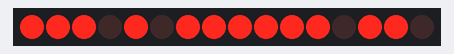
The sketch below on a simulated Arduino Uno, built with avr-gcc and run on an emulated ATmega328P. On the bench: 16 shift-register outputs drawn as a row of LEDs (first output left, lit = HIGH). Wiring (inferred from the names in the program): 2 × shift register (74HC595): data pin 2; shift clock pin 3; latch pin 4; MR pin 5. Wiring (inferred from the signals the program sends): row of LEDs: on Q0, Q1, Q2, Q3, Q4, Q5, Q6, Q7, Q8, Q9, Q10, Q11, Q12, Q13, Q14, Q15. Random numbers use the default seed unless the sketch sets one.

Above: at 2.7 s.
At 6.4 s:
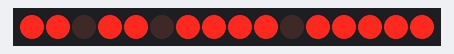
At 8.3 s:
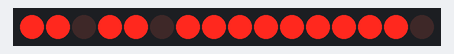
At 13.9 s:
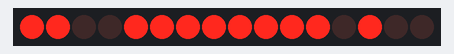
At 17.0 s:
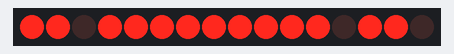
At 21.4 s:
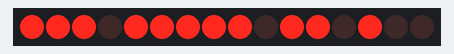
Timing chart, 0 to 22.0 s (numbered marks = the images above):
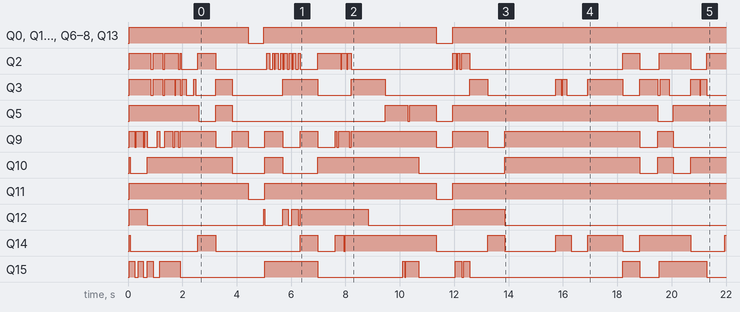

The sketch:

ledmatrix.ino
```cpp
// data
#define SER 2
// shift register clk. This is SRCLK or SHCP in the lit; RCLK is instead for storing/latching in the register.
#define CLK 3
// Latch, aka RCLK (also STCP) for 74hc595n
#define LATCH 4
// shift register clear. "INV" means negation: low asserts clearing, high is 'not-clear'.
#define SRCLR_INV 5
// Minmum clk edge duration. ~100 ns minimum according to the datasheet, 1000 ns oughta do it.
// NOTE: the min delay is 3 microseconds; below that, no guarantees.
#define CLK_EDGE_US 1
// The minimum possible delay on the arduino; 3 microseconds, per their docs.
#define MIN_DELAY_US 3

// The combined size of the shift register; in this case 2 shift registers, 8 bits each, 8*2 = 16.
#define NUM_BITS 16

// matrix size
#define NUM_ROWS 8
#define NUM_COLS 8

// Sets up the passed pins as outputs and configures their initial states.
void SetupRegisterPorts(int ser, int clk, int latch, int srclr_inv) {
  // put your setup code here, to run once:
  pinMode(ser, OUTPUT);
  pinMode(clk, OUTPUT);
  pinMode(latch, OUTPUT);
  pinMode(srclr_inv, OUTPUT);
}

void InitializePorts(int ser, int clk, int latch, int srclr_inv)
{
  digitalWrite(ser, LOW);
  digitalWrite(clk, LOW);
  digitalWrite(latch, LOW); // latching low; data will propagate but not be shown
  digitalWrite(srclr_inv, HIGH); // unclear
}

// Runs once
void setup() {
  SetupRegisterPorts(SER, CLK, LATCH, SRCLR_INV);
  InitializePorts(SER, CLK, LATCH, SRCLR_INV);
}


// For convenience; manually upload this code instead to drive all ports low, before disconnecting arduino.
void shutdown(){
  digitalWrite(SER, false);
  digitalWrite(CLK, false);
  digitalWrite(LATCH, false);
}

// Shifts out the passed bit to the hardcoded shift register outputs
void shiftOut(bool state, bool withLatch){
  digitalWrite(SER, state);
  tick(withLatch);
}

// Ticks the clock once. If latch is true, then latch is clocked too, opposite of the clock.
void tick(bool withLatch){
  // Clock once (clk and latch, to opposite values; see timing diagram in SN74HC595N for an explanation)
  // tic
  digitalWrite(CLK, LOW);
  if(withLatch){
    digitalWrite(LATCH, HIGH);
  }
  delayMicroseconds(CLK_EDGE_US);

  // toc
  digitalWrite(CLK, HIGH);
  if(withLatch){
    digitalWrite(LATCH, LOW);
  }
  delayMicroseconds(CLK_EDGE_US);
}

void tickLatch(){
  digitalWrite(LATCH, HIGH);
  delayMicroseconds(CLK_EDGE_US);
  digitalWrite(LATCH, LOW);
}

// Clears register state with ~SRCLR: sets ~SRCLR to low, ticks, and then unclears.
void ClearOutput() {
  tick(true);
  digitalWrite(SRCLR_INV, LOW);
  tick(true);
  digitalWrite(SRCLR_INV, HIGH);
}

// @num: the number whose bits are written, lowest bit first.
// @numBits: the number of bits to write; up to sizeof(int)
void Write(unsigned int data, int numBits, bool lsbFirst) {
  bool nextBit;
  digitalWrite(LATCH, LOW);

  for(int i = 0; i < numBits; i++) {
    if(lsbFirst){
      nextBit = (1 << i) & data;
    }
    else{
      nextBit = (data >> (numBits - i - 1)) & 1;
    }

    shiftOut(nextBit, false);
    // dumb guard
    if(i > 32) {
      return;
    }
  }

  digitalWrite(LATCH, HIGH);
}


/////////////////////////////////////////////////////////////////////////////////////////////
// LED MATRIX REGISTER CODE             ////////////////////////////////////////////////////
// 788BS common anode (row is +) matrix //////////////////////////////////////////////////////
/////////////////////////////////////////////////////////////////////////////////////////////

/*
The logical vs. physical pin mapping for the 788BS is not intuitive, and requires random mapping.
The scheme here is to write a 16 bit state to a register, representing the total matrix state.
This means that the 16 bit value can be the output of the mapping from logical row/col order
to the unusual physical pinning of the 788BS.
*/

// The indices 1-8 represent the logical row or col; the value stored at each
// index is the physical pin on the device (1-16). These values are from the datasheet, aka some
// random pic on google images :P Note that the rows are the anode (+) and columns are
// cathode (-). So to drive one led, the row is + and col is -.
// NOTE: pins numbering starts at 1, so be careful when bit shifting.
const unsigned int ROW_MAPPING[8] = { 9, 14, 8, 12, 1,  7,  2,  5};
const unsigned int COL_MAPPING[8] = {13,  3, 4, 10, 6, 11, 15, 16};

// A type for expressing an led to turn on.
typedef struct MatrixLed {
  int Row;
  int Col;
};

// Writes the passed state to a 8x8 led matrix.
// The state is written one pixel in the matrix at a time, with a small delay to illuminate that led.
// @state: a bit matrix in [row][col] order.
void WriteMatrix(bool state[NUM_ROWS][NUM_COLS]) {
  unsigned int data = 0;

  //ClearMatrix();
  // iterating the logical row and column as viewed from above
  for(int row = 0; row < NUM_ROWS; row++) {
    for(int col = 0; col < NUM_COLS; col++) {
      // led at this row and col is on
      if(state[row][col]) {
        TurnOnLed(row, col);
      }
      else {
        ClearMatrix();
      }
    }
  }
}

// Clear the matrix. This should be called to initialize state, or between states to clear previous.
void ClearMatrix() {
  /*
  // TODO: since this is a common-anode matrix the correct way to do this is to write 1s to all columns,
  // shutting them off, before writing 1s to the row pins. The following code works, but causes flashing output.
  unsigned int data = 0;
  for(int i = 0; i < 8; i++) {
    data |= (1 << (COL_MAPPING[i] - 1) );
  }
  Write(data, NUM_BITS, false);
  */
  // Write all 1's. Since this is a common-anode matrix, this shuts off all leds.
  Write(0xFFFF, NUM_BITS, false);
}

// Turn on a single led; all others are 'driven' to off. Since this is a common-anode matrix, driving the selected row high,
// and the selected col low, that led turns on;
// This function is expected to be called repeatedly, such that the repetition creates the visual perception of a single matrix state.
// Note that row/col counting starts at 1, to match datasheet.
void TurnOnLed(int row, int col) {
  // map from the logical row and column to physical pins
  unsigned int row_pin = ROW_MAPPING[row] - 1;
  unsigned int col_pin = COL_MAPPING[col] - 1;

  // Build the next 16 bit state. Note there is some trixiness.
  // 1) Write 8 the row bits, such that only the selected row is high, since this code is for a common-anode matrix.
  //    This implies that the row bits only have one high bit.
  // 2) Write the column bits such that only the selected column is low, again since this is a common-anode matrix.
  //    This implies that the col bits only have one low bit.
  // This code is just the implementation of (1) and (2).
  unsigned int data = 1 << row_pin;
  for(int i = 0; i < NUM_COLS; i++) {
    data |= (1 << (COL_MAPPING[i] - 1));
  }
  data = data & ( ~(1 << col_pin) );

  // write the new state; written high-bit first, purely because of my wiring
  Write(data, NUM_BITS, false);
  // delay briefly to show output
  delayMicroseconds(MIN_DELAY_US);
}

// Turns on the passed leds.
// Note that row/col counting starts at 1, to match datasheet.
void TurnOnLeds(struct MatrixLed leds[], int n) {
  struct MatrixLed* led;
  for(int i = 0; i < n; i++) {
    led = &leds[i];
    TurnOnLed(led->Row, led->Col);
  }
}

/////////////////////////////////////////////////////////////////////////////////////////////
// END OF LED MATRIX CODE     ///////////////////////////////////////////////////////////////
/////////////////////////////////////////////////////////////////////////////////////////////


/////////////////////////////////////////////////////////////////////////////////////////////
// MAIN APP CODE              ///////////////////////////////////////////////////////////////
/////////////////////////////////////////////////////////////////////////////////////////////


// Test each output by writing a bit exclusively to each position with a small delay between.
void test_WriteMatrix() {
 bool matrix[NUM_ROWS][NUM_COLS] = {
 {true,  true, false, false, false, false, false, false},
 {false, true, false, false, false, false, false, false},
 {false, false, true, false, false, false, false, false},
 {false, false, false, true, false, false, false, false},
 {false, false, false, false, true, false, false, false},
 {false, false, false, false, false, true, false, false},
 {false, false, false, false, false, false, true, false},
 {false, false, false, false, false, false, false, true}};

  WriteMatrix(matrix);
}

void test_Animate() {
  for(int i = 0; i < NUM_ROWS; i++) {
    for(int j = 0; j < NUM_COLS; j++) {
      TurnOnLed(i, j);
      delay(75);
    }
  }
}


bool IsAlive(bool matrix[NUM_ROWS][NUM_COLS]) {
   for(int i = 0; i < NUM_ROWS; i++) {
     for(int j = 0; j < NUM_COLS; j++) {
       if(matrix[i][j]) {
         return true;
       }
     }
   }
  return false;
}

// TODO: could try wrapping the matrix boundaries, e.g. if one's rightmost neighbor is beyond the array bounds, then instead check the leftmost column, etc.
void test_Conway() {
 bool matrix[NUM_ROWS][NUM_COLS];
 bool next[NUM_ROWS][NUM_COLS];

 for(int i = 0; i < NUM_ROWS; i++) {
   for(int j = 0; j < NUM_COLS; j++) {
     matrix[i][j] = random(0,100000) % 2 == 0;
   }
 }

  int liveNeighbors = 0;
  int prevRow, prevCol, nextRow, nextCol;

  while(IsAlive(matrix)) {

    // update matrix per rules for conway's game of life
    for(int i = 0; i < NUM_ROWS; i++) {
      for(int j = 0; j < NUM_COLS; j++) {
        prevRow = i - 1;
        prevCol = j - 1;
        nextRow = i + 1;
        nextCol = j + 1;
        liveNeighbors = 0;

        if(prevRow >= 0) {
          // top-left
          if(prevCol >= 0 && matrix[prevRow][prevCol]) {
            liveNeighbors++;
          }
          // middle-top
          if(matrix[prevRow][j]) {
            liveNeighbors++;
          }
          // top-right
          if(nextCol < NUM_COLS && matrix[prevRow][nextCol]) {
            liveNeighbors++;
          }
        }

        // next-right
        if(nextCol < NUM_COLS && matrix[i][nextCol]) {
          liveNeighbors++;
        }

        // prev-left
        if(prevCol > 0 && matrix[i][prevCol]) {
          liveNeighbors++;
        }

        if(nextRow < NUM_ROWS) {
          // bottom-left
          if(prevCol >= 0 && matrix[nextRow][prevCol]) {
            liveNeighbors++;
          }
          // middle-bottom
          if(matrix[nextRow][j]) {
            liveNeighbors++;
          }
          // bottom-right
          if(nextCol < NUM_COLS && matrix[nextRow][nextCol]) {
            liveNeighbors++;
          }
        }

        next[i][j] = (liveNeighbors == 2 && matrix[i][j]) || liveNeighbors == 3;
      }
    }

    // Copy the next state to the matrix
    for(int i = 0; i < NUM_ROWS; i++) {
      for(int j = 0; j < NUM_COLS; j++) {
        matrix[i][j] = next[i][j];
      }
    }

    for(int k = 0; k < 30; k++) {
      WriteMatrix(matrix);
      delayMicroseconds(3);
    }
  }
}

void loop() {
  test_Conway();
  //test_Animate();
  //test_WriteMatrix();
}
```

Measured:
- by itself, Q0, Q1, Q4, Q6–8, Q13: goes HIGH 4.4 s, LOW 0.58 s, HIGH 6.3 s, LOW 0.60 s, then HIGH
- by itself, Q5: LOW → HIGH at 0.04 s, → LOW 2.6 s later, → HIGH 0.62 s later, → LOW 0.62 s later, … (11 changes in this stretch)
- by itself, Q11: goes HIGH 4.4 s, LOW 0.62 s, HIGH 6.3 s, LOW 0.60 s, then HIGH
- by itself, Q15: LOW → HIGH at 0.04 s, → LOW 0.20 s later, → HIGH 0.14 s later, → LOW 0.18 s later, … (22 changes in this stretch)
